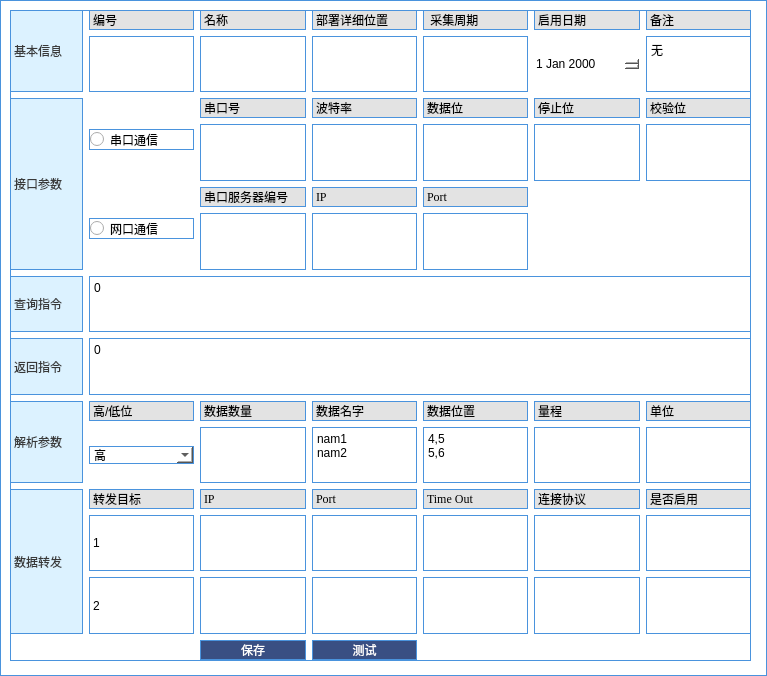
<?xml version="1.0" encoding="UTF-8"?>
<ui version="4.0">
 <class>sensor</class>
 <widget class="QWidget" name="sensor">
  <property name="geometry">
   <rect>
    <x>0</x>
    <y>0</y>
    <width>767</width>
    <height>676</height>
   </rect>
  </property>
  <property name="windowTitle">
   <string>Form</string>
  </property>
  <property name="styleSheet">
   <string notr="true">background-color: rgb(255, 255, 255);
border: 1px solid rgb(74, 147, 221)</string>
  </property>
  <widget class="QWidget" name="layoutWidget">
   <property name="geometry">
    <rect>
     <x>10</x>
     <y>10</y>
     <width>741</width>
     <height>651</height>
    </rect>
   </property>
   <layout class="QGridLayout" name="gridLayout">
    <item row="12" column="6">
     <widget class="QLabel" name="label_3">
      <property name="styleSheet">
       <string notr="true">background-color: rgb(227, 227, 227);</string>
      </property>
      <property name="text">
       <string>是否启用</string>
      </property>
     </widget>
    </item>
    <item row="14" column="2">
     <widget class="QTextEdit" name="turn_ip_3"/>
    </item>
    <item row="4" column="4">
     <widget class="QTextEdit" name="data_bit">
      <property name="html">
       <string>&lt;!DOCTYPE HTML PUBLIC &quot;-//W3C//DTD HTML 4.0//EN&quot; &quot;http://www.w3.org/TR/REC-html40/strict.dtd&quot;&gt;
&lt;html&gt;&lt;head&gt;&lt;meta name=&quot;qrichtext&quot; content=&quot;1&quot; /&gt;&lt;style type=&quot;text/css&quot;&gt;
p, li { white-space: pre-wrap; }
&lt;/style&gt;&lt;/head&gt;&lt;body style=&quot; font-family:'SimSun'; font-size:9pt; font-weight:400; font-style:normal;&quot;&gt;
&lt;p style=&quot;-qt-paragraph-type:empty; margin-top:0px; margin-bottom:0px; margin-left:0px; margin-right:0px; -qt-block-indent:0; text-indent:0px;&quot;&gt;&lt;br /&gt;&lt;/p&gt;&lt;/body&gt;&lt;/html&gt;</string>
      </property>
     </widget>
    </item>
    <item row="5" column="1" rowspan="2">
     <widget class="QRadioButton" name="socket">
      <property name="text">
       <string>网口通信</string>
      </property>
     </widget>
    </item>
    <item row="3" column="3">
     <widget class="QLabel" name="label_33">
      <property name="styleSheet">
       <string notr="true">background-color: rgb(227, 227, 227);</string>
      </property>
      <property name="text">
       <string>波特率</string>
      </property>
     </widget>
    </item>
    <item row="5" column="4">
     <widget class="QLabel" name="label_37">
      <property name="styleSheet">
       <string notr="true">font-family: Times New Roman ;
background-color: rgb(227, 227, 227);</string>
      </property>
      <property name="text">
       <string>Port</string>
      </property>
     </widget>
    </item>
    <item row="6" column="4">
     <widget class="QTextEdit" name="RS_port"/>
    </item>
    <item row="9" column="5">
     <widget class="QLabel" name="label_6">
      <property name="styleSheet">
       <string notr="true">background-color: rgb(227, 227, 227);</string>
      </property>
      <property name="text">
       <string>量程</string>
      </property>
     </widget>
    </item>
    <item row="3" column="1" rowspan="2">
     <widget class="QRadioButton" name="modbus">
      <property name="styleSheet">
       <string notr="true"/>
      </property>
      <property name="text">
       <string>串口通信</string>
      </property>
     </widget>
    </item>
    <item row="13" column="6">
     <widget class="QTextEdit" name="textEdit"/>
    </item>
    <item row="12" column="3">
     <widget class="QLabel" name="label_42">
      <property name="styleSheet">
       <string notr="true">font-family: Times New Roman ;
background-color: rgb(227, 227, 227);</string>
      </property>
      <property name="text">
       <string>Port</string>
      </property>
     </widget>
    </item>
    <item row="8" column="1" colspan="6">
     <widget class="QTextEdit" name="return_command">
      <property name="html">
       <string>&lt;!DOCTYPE HTML PUBLIC &quot;-//W3C//DTD HTML 4.0//EN&quot; &quot;http://www.w3.org/TR/REC-html40/strict.dtd&quot;&gt;
&lt;html&gt;&lt;head&gt;&lt;meta name=&quot;qrichtext&quot; content=&quot;1&quot; /&gt;&lt;style type=&quot;text/css&quot;&gt;
p, li { white-space: pre-wrap; }
&lt;/style&gt;&lt;/head&gt;&lt;body style=&quot; font-family:'SimSun'; font-size:9pt; font-weight:400; font-style:normal;&quot;&gt;
&lt;p style=&quot; margin-top:0px; margin-bottom:0px; margin-left:0px; margin-right:0px; -qt-block-indent:0; text-indent:0px;&quot;&gt;0&lt;/p&gt;&lt;/body&gt;&lt;/html&gt;</string>
      </property>
     </widget>
    </item>
    <item row="10" column="3">
     <widget class="QTextEdit" name="dname">
      <property name="html">
       <string>&lt;!DOCTYPE HTML PUBLIC &quot;-//W3C//DTD HTML 4.0//EN&quot; &quot;http://www.w3.org/TR/REC-html40/strict.dtd&quot;&gt;
&lt;html&gt;&lt;head&gt;&lt;meta name=&quot;qrichtext&quot; content=&quot;1&quot; /&gt;&lt;style type=&quot;text/css&quot;&gt;
p, li { white-space: pre-wrap; }
&lt;/style&gt;&lt;/head&gt;&lt;body style=&quot; font-family:'SimSun'; font-size:9pt; font-weight:400; font-style:normal;&quot;&gt;
&lt;p style=&quot; margin-top:0px; margin-bottom:0px; margin-left:0px; margin-right:0px; -qt-block-indent:0; text-indent:0px;&quot;&gt;&lt;span style=&quot; font-family:'Verdana';&quot;&gt;nam1&lt;/span&gt;&lt;/p&gt;
&lt;p style=&quot; margin-top:0px; margin-bottom:0px; margin-left:0px; margin-right:0px; -qt-block-indent:0; text-indent:0px;&quot;&gt;&lt;span style=&quot; font-family:'Verdana';&quot;&gt;nam2&lt;/span&gt;&lt;/p&gt;&lt;/body&gt;&lt;/html&gt;</string>
      </property>
     </widget>
    </item>
    <item row="1" column="2">
     <widget class="QLabel" name="label_29">
      <property name="styleSheet">
       <string notr="true">background-color: rgb(227, 227, 227);</string>
      </property>
      <property name="text">
       <string>名称</string>
      </property>
     </widget>
    </item>
    <item row="12" column="5">
     <widget class="QLabel" name="label_44">
      <property name="styleSheet">
       <string notr="true">background-color: rgb(227, 227, 227);</string>
      </property>
      <property name="text">
       <string>连接协议</string>
      </property>
     </widget>
    </item>
    <item row="13" column="3">
     <widget class="QTextEdit" name="turn_port"/>
    </item>
    <item row="1" column="6">
     <widget class="QLabel" name="label_28">
      <property name="styleSheet">
       <string notr="true">background-color: rgb(227, 227, 227);</string>
      </property>
      <property name="text">
       <string>备注</string>
      </property>
     </widget>
    </item>
    <item row="10" column="2">
     <widget class="QTextEdit" name="dnum"/>
    </item>
    <item row="1" column="1">
     <widget class="QLabel" name="label_30">
      <property name="styleSheet">
       <string notr="true">background-color: rgb(227, 227, 227);
font: 12pt &quot;华文宋体&quot;;</string>
      </property>
      <property name="text">
       <string>编号</string>
      </property>
     </widget>
    </item>
    <item row="10" column="5">
     <widget class="QTextEdit" name="dcompute"/>
    </item>
    <item row="1" column="0" rowspan="2">
     <widget class="QLabel" name="label_20">
      <property name="styleSheet">
       <string notr="true">background-color: rgb(220, 242, 255);
font: 14pt &quot;华文中宋&quot;;
color: rgb(57, 57, 57);
</string>
      </property>
      <property name="text">
       <string>基本信息</string>
      </property>
     </widget>
    </item>
    <item row="12" column="4">
     <widget class="QLabel" name="label_43">
      <property name="styleSheet">
       <string notr="true">font-family: Times New Roman ;
background-color: rgb(227, 227, 227);</string>
      </property>
      <property name="text">
       <string>Time Out</string>
      </property>
     </widget>
    </item>
    <item row="9" column="0" rowspan="2">
     <widget class="QLabel" name="label_24">
      <property name="styleSheet">
       <string notr="true">background-color: rgb(220, 242, 255);
font: 14pt &quot;华文中宋&quot;;
color: rgb(57, 57, 57);
</string>
      </property>
      <property name="text">
       <string>解析参数</string>
      </property>
     </widget>
    </item>
    <item row="6" column="3">
     <widget class="QTextEdit" name="RS_IP"/>
    </item>
    <item row="1" column="3">
     <widget class="QLabel" name="label_31">
      <property name="styleSheet">
       <string notr="true">background-color: rgb(227, 227, 227);</string>
      </property>
      <property name="text">
       <string>部署详细位置</string>
      </property>
     </widget>
    </item>
    <item row="14" column="6">
     <widget class="QTextEdit" name="textEdit_3"/>
    </item>
    <item row="13" column="1">
     <widget class="QLabel" name="label">
      <property name="text">
       <string>1</string>
      </property>
     </widget>
    </item>
    <item row="2" column="1">
     <widget class="QTextEdit" name="SID"/>
    </item>
    <item row="13" column="2">
     <widget class="QTextEdit" name="turn_ip"/>
    </item>
    <item row="9" column="2">
     <widget class="QLabel" name="label_7">
      <property name="styleSheet">
       <string notr="true">background-color: rgb(227, 227, 227);</string>
      </property>
      <property name="text">
       <string>数据数量</string>
      </property>
     </widget>
    </item>
    <item row="2" column="4">
     <widget class="QTextEdit" name="SADC"/>
    </item>
    <item row="10" column="1">
     <widget class="QComboBox" name="order">
      <property name="styleSheet">
       <string notr="true">background-color: rgb(255, 255, 255);</string>
      </property>
      <item>
       <property name="text">
        <string>高</string>
       </property>
      </item>
      <item>
       <property name="text">
        <string>低</string>
       </property>
      </item>
     </widget>
    </item>
    <item row="5" column="3">
     <widget class="QLabel" name="label_38">
      <property name="styleSheet">
       <string notr="true">font-family: Times New Roman ;
background-color: rgb(227, 227, 227);</string>
      </property>
      <property name="text">
       <string>IP</string>
      </property>
     </widget>
    </item>
    <item row="2" column="3">
     <widget class="QTextEdit" name="Slocation"/>
    </item>
    <item row="2" column="5">
     <widget class="QDateEdit" name="Sdata">
      <property name="styleSheet">
       <string notr="true">border:  solid rgb(107, 151, 255);</string>
      </property>
     </widget>
    </item>
    <item row="3" column="6">
     <widget class="QLabel" name="label_36">
      <property name="styleSheet">
       <string notr="true">background-color: rgb(227, 227, 227);</string>
      </property>
      <property name="text">
       <string>校验位</string>
      </property>
     </widget>
    </item>
    <item row="14" column="3">
     <widget class="QTextEdit" name="turn_port_3"/>
    </item>
    <item row="1" column="4">
     <widget class="QLabel" name="label_27">
      <property name="styleSheet">
       <string notr="true">background-color: rgb(227, 227, 227);</string>
      </property>
      <property name="text">
       <string> 采集周期</string>
      </property>
     </widget>
    </item>
    <item row="9" column="4">
     <widget class="QLabel" name="label_5">
      <property name="styleSheet">
       <string notr="true">background-color: rgb(227, 227, 227);</string>
      </property>
      <property name="text">
       <string>数据位置</string>
      </property>
     </widget>
    </item>
    <item row="3" column="4">
     <widget class="QLabel" name="label_32">
      <property name="styleSheet">
       <string notr="true">background-color: rgb(227, 227, 227);</string>
      </property>
      <property name="text">
       <string>数据位</string>
      </property>
     </widget>
    </item>
    <item row="4" column="3">
     <widget class="QTextEdit" name="baurd">
      <property name="html">
       <string>&lt;!DOCTYPE HTML PUBLIC &quot;-//W3C//DTD HTML 4.0//EN&quot; &quot;http://www.w3.org/TR/REC-html40/strict.dtd&quot;&gt;
&lt;html&gt;&lt;head&gt;&lt;meta name=&quot;qrichtext&quot; content=&quot;1&quot; /&gt;&lt;style type=&quot;text/css&quot;&gt;
p, li { white-space: pre-wrap; }
&lt;/style&gt;&lt;/head&gt;&lt;body style=&quot; font-family:'SimSun'; font-size:9pt; font-weight:400; font-style:normal;&quot;&gt;
&lt;p style=&quot;-qt-paragraph-type:empty; margin-top:0px; margin-bottom:0px; margin-left:0px; margin-right:0px; -qt-block-indent:0; text-indent:0px;&quot;&gt;&lt;br /&gt;&lt;/p&gt;&lt;/body&gt;&lt;/html&gt;</string>
      </property>
     </widget>
    </item>
    <item row="5" column="2">
     <widget class="QLabel" name="label_39">
      <property name="styleSheet">
       <string notr="true">background-color: rgb(227, 227, 227);</string>
      </property>
      <property name="text">
       <string>串口服务器编号</string>
      </property>
     </widget>
    </item>
    <item row="14" column="4">
     <widget class="QTextEdit" name="timeout_3"/>
    </item>
    <item row="3" column="0" rowspan="4">
     <widget class="QLabel" name="label_21">
      <property name="styleSheet">
       <string notr="true">background-color: rgb(220, 242, 255);
font: 14pt &quot;华文中宋&quot;;
color: rgb(57, 57, 57);
</string>
      </property>
      <property name="text">
       <string>接口参数     </string>
      </property>
     </widget>
    </item>
    <item row="10" column="4">
     <widget class="QTextEdit" name="drange">
      <property name="html">
       <string>&lt;!DOCTYPE HTML PUBLIC &quot;-//W3C//DTD HTML 4.0//EN&quot; &quot;http://www.w3.org/TR/REC-html40/strict.dtd&quot;&gt;
&lt;html&gt;&lt;head&gt;&lt;meta name=&quot;qrichtext&quot; content=&quot;1&quot; /&gt;&lt;style type=&quot;text/css&quot;&gt;
p, li { white-space: pre-wrap; }
&lt;/style&gt;&lt;/head&gt;&lt;body style=&quot; font-family:'SimSun'; font-size:9pt; font-weight:400; font-style:normal;&quot;&gt;
&lt;p style=&quot; margin-top:0px; margin-bottom:0px; margin-left:0px; margin-right:0px; -qt-block-indent:0; text-indent:0px;&quot;&gt;&lt;span style=&quot; font-family:'Verdana';&quot;&gt;4,5&lt;/span&gt;&lt;/p&gt;
&lt;p style=&quot; margin-top:0px; margin-bottom:0px; margin-left:0px; margin-right:0px; -qt-block-indent:0; text-indent:0px;&quot;&gt;&lt;span style=&quot; font-family:'Verdana';&quot;&gt;5,6&lt;/span&gt;&lt;/p&gt;&lt;/body&gt;&lt;/html&gt;</string>
      </property>
     </widget>
    </item>
    <item row="14" column="5">
     <widget class="QTextEdit" name="turn_path_3"/>
    </item>
    <item row="7" column="1" colspan="6">
     <widget class="QTextEdit" name="query_command">
      <property name="html">
       <string>&lt;!DOCTYPE HTML PUBLIC &quot;-//W3C//DTD HTML 4.0//EN&quot; &quot;http://www.w3.org/TR/REC-html40/strict.dtd&quot;&gt;
&lt;html&gt;&lt;head&gt;&lt;meta name=&quot;qrichtext&quot; content=&quot;1&quot; /&gt;&lt;style type=&quot;text/css&quot;&gt;
p, li { white-space: pre-wrap; }
&lt;/style&gt;&lt;/head&gt;&lt;body style=&quot; font-family:'SimSun'; font-size:9pt; font-weight:400; font-style:normal;&quot;&gt;
&lt;p style=&quot; margin-top:12px; margin-bottom:12px; margin-left:0px; margin-right:0px; -qt-block-indent:0; text-indent:0px;&quot;&gt;0&lt;/p&gt;&lt;/body&gt;&lt;/html&gt;</string>
      </property>
     </widget>
    </item>
    <item row="9" column="3">
     <widget class="QLabel" name="label_2">
      <property name="styleSheet">
       <string notr="true">background-color: rgb(227, 227, 227);</string>
      </property>
      <property name="text">
       <string>数据名字</string>
      </property>
     </widget>
    </item>
    <item row="12" column="0" rowspan="3">
     <widget class="QLabel" name="label_4">
      <property name="styleSheet">
       <string notr="true">background-color: rgb(220, 242, 255);
font: 14pt &quot;华文中宋&quot;;
color: rgb(57, 57, 57);
</string>
      </property>
      <property name="text">
       <string>数据转发</string>
      </property>
     </widget>
    </item>
    <item row="6" column="2">
     <widget class="QTextEdit" name="RS_ID"/>
    </item>
    <item row="3" column="2">
     <widget class="QLabel" name="label_35">
      <property name="styleSheet">
       <string notr="true">background-color: rgb(227, 227, 227);</string>
      </property>
      <property name="text">
       <string>串口号</string>
      </property>
     </widget>
    </item>
    <item row="4" column="5">
     <widget class="QTextEdit" name="stop_bit">
      <property name="html">
       <string>&lt;!DOCTYPE HTML PUBLIC &quot;-//W3C//DTD HTML 4.0//EN&quot; &quot;http://www.w3.org/TR/REC-html40/strict.dtd&quot;&gt;
&lt;html&gt;&lt;head&gt;&lt;meta name=&quot;qrichtext&quot; content=&quot;1&quot; /&gt;&lt;style type=&quot;text/css&quot;&gt;
p, li { white-space: pre-wrap; }
&lt;/style&gt;&lt;/head&gt;&lt;body style=&quot; font-family:'SimSun'; font-size:9pt; font-weight:400; font-style:normal;&quot;&gt;
&lt;p style=&quot;-qt-paragraph-type:empty; margin-top:0px; margin-bottom:0px; margin-left:0px; margin-right:0px; -qt-block-indent:0; text-indent:0px;&quot;&gt;&lt;br /&gt;&lt;/p&gt;&lt;/body&gt;&lt;/html&gt;</string>
      </property>
     </widget>
    </item>
    <item row="4" column="2">
     <widget class="QTextEdit" name="Sport"/>
    </item>
    <item row="1" column="5">
     <widget class="QLabel" name="label_26">
      <property name="styleSheet">
       <string notr="true">background-color: rgb(227, 227, 227);</string>
      </property>
      <property name="text">
       <string>启用日期</string>
      </property>
     </widget>
    </item>
    <item row="2" column="6">
     <widget class="QTextEdit" name="Sothers">
      <property name="html">
       <string>&lt;!DOCTYPE HTML PUBLIC &quot;-//W3C//DTD HTML 4.0//EN&quot; &quot;http://www.w3.org/TR/REC-html40/strict.dtd&quot;&gt;
&lt;html&gt;&lt;head&gt;&lt;meta name=&quot;qrichtext&quot; content=&quot;1&quot; /&gt;&lt;style type=&quot;text/css&quot;&gt;
p, li { white-space: pre-wrap; }
&lt;/style&gt;&lt;/head&gt;&lt;body style=&quot; font-family:'SimSun'; font-size:9pt; font-weight:400; font-style:normal;&quot;&gt;
&lt;p style=&quot; margin-top:0px; margin-bottom:0px; margin-left:0px; margin-right:0px; -qt-block-indent:0; text-indent:0px;&quot;&gt;&lt;span style=&quot; font-family:'Verdana';&quot;&gt;无&lt;/span&gt;&lt;/p&gt;&lt;/body&gt;&lt;/html&gt;</string>
      </property>
     </widget>
    </item>
    <item row="4" column="6">
     <widget class="QTextEdit" name="check_bit">
      <property name="html">
       <string>&lt;!DOCTYPE HTML PUBLIC &quot;-//W3C//DTD HTML 4.0//EN&quot; &quot;http://www.w3.org/TR/REC-html40/strict.dtd&quot;&gt;
&lt;html&gt;&lt;head&gt;&lt;meta name=&quot;qrichtext&quot; content=&quot;1&quot; /&gt;&lt;style type=&quot;text/css&quot;&gt;
p, li { white-space: pre-wrap; }
&lt;/style&gt;&lt;/head&gt;&lt;body style=&quot; font-family:'SimSun'; font-size:9pt; font-weight:400; font-style:normal;&quot;&gt;
&lt;p style=&quot;-qt-paragraph-type:empty; margin-top:0px; margin-bottom:0px; margin-left:0px; margin-right:0px; -qt-block-indent:0; text-indent:0px;&quot;&gt;&lt;br /&gt;&lt;/p&gt;&lt;/body&gt;&lt;/html&gt;</string>
      </property>
     </widget>
    </item>
    <item row="7" column="0">
     <widget class="QLabel" name="label_22">
      <property name="styleSheet">
       <string notr="true">background-color: rgb(220, 242, 255);
font: 14pt &quot;华文中宋&quot;;
color: rgb(57, 57, 57);
</string>
      </property>
      <property name="text">
       <string>查询指令</string>
      </property>
     </widget>
    </item>
    <item row="13" column="4">
     <widget class="QTextEdit" name="timeout"/>
    </item>
    <item row="3" column="5">
     <widget class="QLabel" name="label_34">
      <property name="styleSheet">
       <string notr="true">background-color: rgb(227, 227, 227);</string>
      </property>
      <property name="text">
       <string>停止位</string>
      </property>
     </widget>
    </item>
    <item row="12" column="2">
     <widget class="QLabel" name="label_41">
      <property name="styleSheet">
       <string notr="true">font-family: Times New Roman ;
background-color: rgb(227, 227, 227);</string>
      </property>
      <property name="text">
       <string>IP</string>
      </property>
     </widget>
    </item>
    <item row="13" column="5">
     <widget class="QTextEdit" name="turn_path"/>
    </item>
    <item row="9" column="1">
     <widget class="QLabel" name="label_25">
      <property name="styleSheet">
       <string notr="true">background-color: rgb(227, 227, 227);</string>
      </property>
      <property name="text">
       <string>高/低位</string>
      </property>
     </widget>
    </item>
    <item row="12" column="1">
     <widget class="QLabel" name="label_40">
      <property name="styleSheet">
       <string notr="true">background-color: rgb(227, 227, 227);</string>
      </property>
      <property name="text">
       <string>转发目标</string>
      </property>
     </widget>
    </item>
    <item row="8" column="0">
     <widget class="QLabel" name="label_23">
      <property name="styleSheet">
       <string notr="true">background-color: rgb(220, 242, 255);
font: 14pt &quot;华文中宋&quot;;
color: rgb(57, 57, 57);
</string>
      </property>
      <property name="text">
       <string>返回指令</string>
      </property>
     </widget>
    </item>
    <item row="15" column="2">
     <widget class="QPushButton" name="pushButton_save">
      <property name="styleSheet">
       <string notr="true">background-color: rgb(57, 79, 131);
color: rgb(255, 255, 255);
font: 14pt &quot;黑体&quot;;</string>
      </property>
      <property name="text">
       <string>保存</string>
      </property>
     </widget>
    </item>
    <item row="15" column="3">
     <widget class="QPushButton" name="pushButton_test">
      <property name="layoutDirection">
       <enum>Qt::LeftToRight</enum>
      </property>
      <property name="styleSheet">
       <string notr="true">background-color: rgb(57, 79, 131);
color: rgb(255, 255, 255);
font: 14pt &quot;黑体&quot;;</string>
      </property>
      <property name="text">
       <string>测试</string>
      </property>
     </widget>
    </item>
    <item row="2" column="2">
     <widget class="QTextEdit" name="Sname"/>
    </item>
    <item row="14" column="1">
     <widget class="QLabel" name="label_9">
      <property name="text">
       <string>2</string>
      </property>
     </widget>
    </item>
    <item row="9" column="6">
     <widget class="QLabel" name="label_8">
      <property name="styleSheet">
       <string notr="true">background-color: rgb(227, 227, 227);</string>
      </property>
      <property name="text">
       <string>单位</string>
      </property>
     </widget>
    </item>
    <item row="10" column="6">
     <widget class="QTextEdit" name="textEdit_unit"/>
    </item>
   </layout>
  </widget>
 </widget>
 <resources/>
 <connections/>
</ui>
